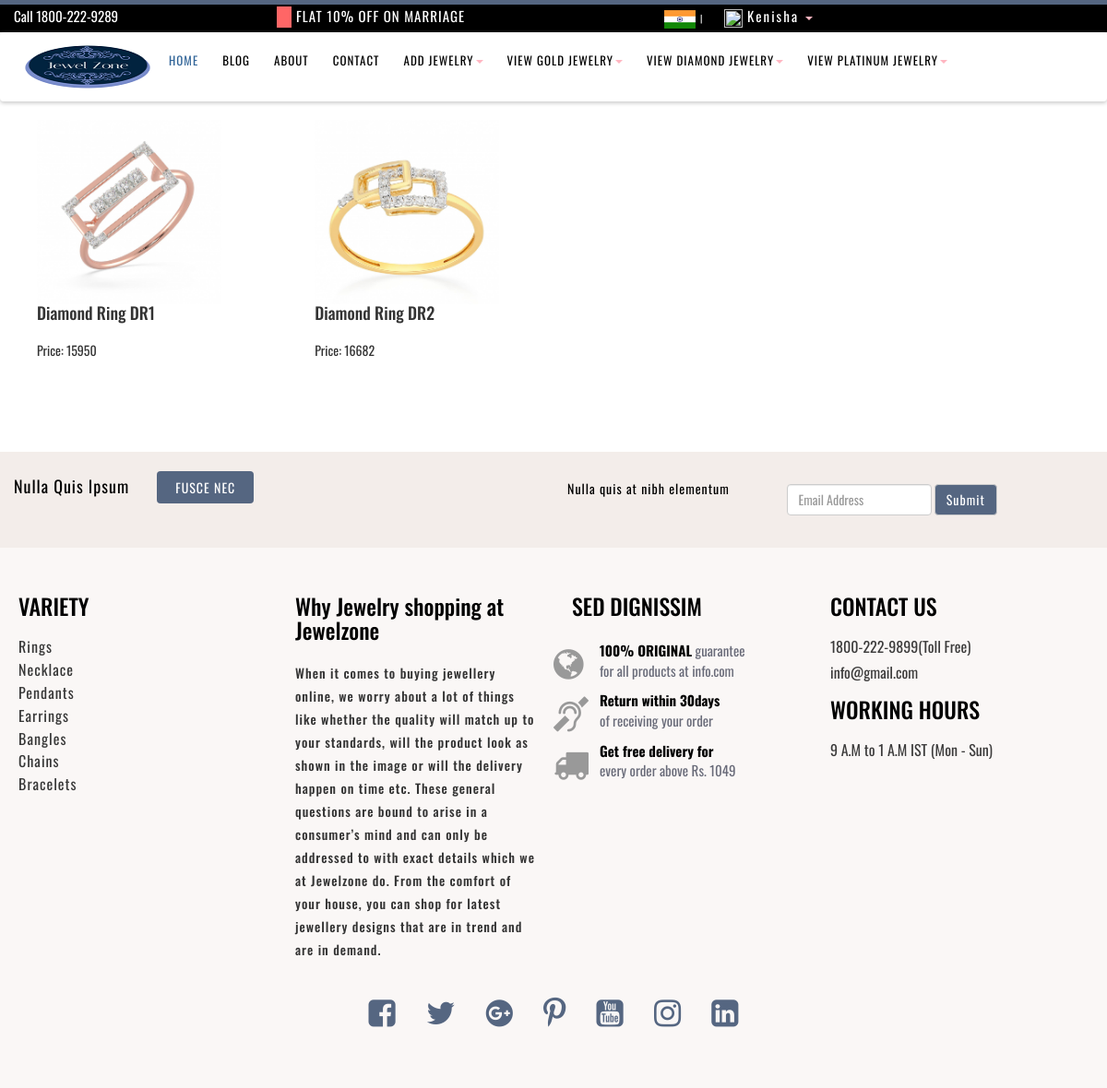
Screenshot of /view_diamond_rings/ (signed in) with the database file from the repository.
### jewelzone/models.py (models this page shows, shortened)
class User(models.Model):
    fname = models.CharField(max_length=50)
    lname = models.CharField(max_length=50)
    email = models.CharField(max_length=50)
    mobile = models.CharField(max_length=50)
    password = models.CharField(max_length=50)
    cpassword = models.CharField(max_length=50)
    usertype = models.CharField(max_length=50,default="user")
    user_image = models.ImageField(upload_to='user_image/',default='')

class Diamond_jewelry(models.Model):
    CHOICES = (
        ("rings",'rings'),
        ("necklace",'necklace'),
        ("earrings",'earrings'),
        ("pendants",'pendants'),
        ("bangles",'bangles'),
        ("bracelet",'bracelet'),
    )
    METAL_COLOUR = (
        ("white",'white'),
        ("yellow",'yellow'),
        ("rose",'rose'),
        ("two_tone",'two_tone'),
    )
    GENDER = (
        ("men",'men'),
        ("women",'women'),
    )
    diamond_category = models.CharField(max_length=50,choices=CHOICES,default="")
    diamond_name = models.CharField(max_length=40)
    diamond_des_code = models.CharField(max_length=10)
    diamond_price = models.CharField(max_length=10)
    diamond_gross = models.CharField(max_length=10)
    diamond_net = models.CharField(max_length=10)
    diamond_gender = models.CharField(max_length=20,choices=GENDER,default="")
    diamond_metal_colour = models.CharField(max_length=50,choices=METAL_COLOUR,default="")
    diamond_gold_purity = models.CharField(max_length=10,default="18KT (750)")
    diamond_gold_certification = models.CharField(max_length=20,default="BIS Hallmark 750")
    diamond_certification = models.CharField(max_length=20,default="IGI")
    diamond_stock = models.CharField(max_length=20,default="Available")
    diamond_image = models.ImageField(upload_to='diamond_jewelry',default="")
    user = models.ForeignKey(User,on_delete=models.CASCADE,default="",null=True,blank=True)

### jewelzone/views.py (the view)
# urls.py: path('view_diamond_rings/',views.view_diamond_rings,name='view_diamond_rings'),
def view_diamond_rings(request):
    user = User.objects.get(email=request.session['email'])
    diajew = Diamond_jewelry.objects.filter(user=user,diamond_category="rings")
    return render(request,'diamond/view_diamond_rings.html',{'diajew':diajew})

### jewelzone/templates/diamond/view_diamond_rings.html (shortened to what this page needs)
{% extends 'seller_header.html' %}
{% load static %}
{% block content %}
<!DOCTYPE html>
<html lang="en">
<head>
    <link href="{% static 'css/bootstrap.min.css' %}" rel="stylesheet">
	<link href="{% static 'css/global.css' %}" rel="stylesheet">
	<link href="{% static 'css/index.css' %}" rel="stylesheet">
	<link href="{% static 'css/about.css' %}" rel="stylesheet">
	<link href="{% static 'css/shop.css' %}" rel="stylesheet">
	<link href="{% static 'css/contact.css' %}" rel="stylesheet">
	<link href="{% static 'css/blog.css' %}" rel="stylesheet">
	<link href="{% static 'css/detail.css' %}" rel="stylesheet">
	<link href="{% static 'css/shop_detail.css' %}" rel="stylesheet">
	<link rel="stylesheet" type="text/css" href="{% static 'css/font-awesome.min.css' %}">
</head>
<body>
<br>
        <div class="row" style="margin-left: 10px;">
            {% for dr in diajew %}
            <div id="box" class="col-sm-3">
                <div class="container">
                    <div class="card">
                        <a href="{% url 'diamond_product_detail' pk=dr.pk %}"><img class="card-img-top" src="{{dr.diamond_image.url}}" alt="Card image" width="200px" height="200px"></a>
                        <div class="card-body">
                            <h4 class="card-title">{{dr.diamond_name}}</h4><br>
                            <p class="card-text">Price: {{dr.diamond_price}}</p><br>
                        </div>
                    </div>
                </div>
            </div>
            {% endfor %}
        </div>
        <br><br><br><br>
    {% include 'footer.html' %}
</body>
</html>
{% endblock %}

### jewelzone/templates/seller_header.html (shortened to what this page needs)
{% load static %}
<!DOCTYPE html>
<html lang="en">
<head>
	<link href="{% static 'css/bootstrap.min.css' %}" rel="stylesheet">
	<link href="{% static 'css/global.css' %}" rel="stylesheet">
	<link href="{% static 'css/index.css' %}" rel="stylesheet">
	<link href="{% static 'css/about.css' %}" rel="stylesheet">
	<link href="{% static 'css/shop.css' %}" rel="stylesheet">
	<link href="{% static 'css/contact.css' %}" rel="stylesheet">
	<link href="{% static 'css/blog.css' %}" rel="stylesheet">
	<link href="{% static 'css/detail.css' %}" rel="stylesheet">
	<link href="{% static 'css/shop_detail.css' %}" rel="stylesheet">
	<link rel="stylesheet" type="text/css" href="{% static 'css/font-awesome.min.css' %}">
</head>
<body>
	<section id="header" class="clearfix" style="background-color: black;">
		<div class="container">
			<div class="row">
				<div class="header_top clearfix">
					<div class="col-sm-3 header_top_left clearfix">
						<div class="header_top_left_inner clearfix" >
							<p><a href="#" style="font-size: 15px;">Call 1800-222-9289</a></p>
						</div>
					</div>
					<div class="col-sm-4 header_top_middle clearfix">
						<div class="header_top_middle_inner clearfix">
							<p><a href="#" style="font-size: 15px;"><span class="trouble_1"></span>FLAT 10% OFF ON MARRIAGE</a></p>
						</div>
					</div>
					<div class="col-sm-5 header_top_right clearfix">
						<div class="header_top_right_inner clearfix">
							<ul>
								<li><a href="#"><img src="{% static 'img/1.png' %}"></a><span class="trouble_2">|</span>
								</li>
								<li class="dropdown" style="margin-left: 15px;">
									<a class="tag_menu" href="#" data-toggle="dropdown" role="button"
										aria-expanded="false" style="font-size: 15px;"><img src="{{user.user_image.url}}" height="20px" width="20px"> {{request.session.fname}} <span class="caret"></span></a>
								</li>
							</ul>
						</div>
					</div>
				</div>
			</div>
		</div>
	</section>
	<section id="header_2" class="cd-secondary-nav">
		<nav class="navbar navbar-default">
			<div class="container-fluid">
				<div class="navbar-header page-scroll">
					<a class="navbar-brand" href="index.html"><img src="{% static 'img/2.png' %}"
							style="width: 150px; height: 75px;"></a>
				</div>
				<div class="collapse navbar-collapse" id="bs-example-navbar-collapse-1">
					<ul class="nav navbar-nav">
						<li>
							<a class="tag_menu active_tab" href="{% url 'seller_index' %}">HOME</a>
						</li>
						<li>
                        	<a class="tag_menu" href="{% url 'blog' %}">BLOG</a>
                    	</li>
						<li>
                        <a class="tag_menu" href="{% url 'about' %}">ABOUT</a>
                   		 </li>
					 <li>
                        <a class="tag_menu" href="{% url 'contact' %}">CONTACT</a>
                    </li>
					<li class="dropdown">
						<a class="tag_menu" href="#" data-toggle="dropdown" role="button"
							aria-expanded="false">ADD JEWELRY<span class="caret"></span></a>
					</li>
                        <li class="dropdown">
							<a class="tag_menu" href="#" data-toggle="dropdown" role="button"
								aria-expanded="false">VIEW GOLD JEWELRY<span class="caret"></span></a>
                        </li>
                        <li class="dropdown">
							<a class="tag_menu" href="#" data-toggle="dropdown" role="button"
								aria-expanded="false">VIEW DIAMOND JEWELRY<span class="caret"></span></a>
						</li>
						<li class="dropdown">
							<a class="tag_menu" href="#" data-toggle="dropdown" role="button"
								aria-expanded="false">VIEW PLATINUM JEWELRY<span class="caret"></span></a>
						</li>
					</ul>
				</div>
			</div>
		</nav>
	</section>
  {% block content %}
  {% endblock %}
  </body>
  </html>

### jewelzone/static/css/global.css (style rules this page uses)
body { font-family: 'Oswald', sans-serif }
h1,h2,h3,h4,h5,h6 { padding:0; margin:0; }
ul { padding:0; margin:0; list-style:none; }
p { padding:0; margin:0; }
.active_tab { color:#c08585!important; }
#header { background: #556681; border-top: 5px solid #556681; height:35px; padding-top:2px; }
.header_top_left_inner p a { font-size:14px; color:#FFFFFF; }
.header_top_middle { padding:0; margin:0; }
.header_top_middle_inner p a { font-size:14px; color:#FFFFFF; letter-spacing:1px; }
.header_top_middle_inner p .trouble_1 { padding:3px 8px; margin-right:10px; background:#FF6666; font-weight:600; font-size:12px; color:#FFFFFF; }
.header_top_right_inner ul li { display:inline-block; margin-left:5px; }
.header_top_right_inner ul li a { font-size:12px; color:#FFFFFF; letter-spacing:2px; }
.header_top_right_inner ul li .trouble_2 { margin-left:10px; margin-right:10px; color:#FFFFFF; font-size:10px; }
#header_2 .navbar-default { background-color: #fff; border: none!important; min-height: 75px; padding-bottom:10px; box-shadow: 0px 2px 4px #ccc; margin-bottom:0!important; }
#header_2 .navbar-brand { padding: 0px; margin-left:15px!important; }
#header_2 .navbar-nav { margin-left: 100px; margin-top: 10px; }
#header_2 .navbar-default .navbar-nav .active_tab { color:#336699!important; }
#header_2 .navbar-default .navbar-nav li .tag_menu { color: #000; font-size: 16px; letter-spacing: 1px; }
@media (min-width:961px) and (max-width:1200px) { .container { width: auto; } }
@media (min-width:961px) and (max-width:1200px) { .header_top_middle_inner p a { font-size: 11px; } }
@media (min-width:961px) and (max-width:1200px) { .header_top_middle_inner p .trouble_1 { margin-right: 5px; font-size: 12px; } }
@media (min-width:961px) and (max-width:1200px) { .header_top_right_inner ul li .trouble_2 { margin-left: 5px; margin-right: 5px; } }
@media (min-width:961px) and (max-width:1200px) { .header_top_right_inner ul li a { font-size: 10px; } }
@media (min-width:961px) and (max-width:1200px) { #header_2 .navbar-brand { margin-left: 5px!important; } }
@media (min-width:961px) and (max-width:1200px) { #header_2 .navbar-brand img { width:80%; } }
@media (min-width:961px) and (max-width:1200px) { #header_2 .navbar-nav { margin-left: 0px; } }
@media (min-width:961px) and (max-width:1200px) { #header_2 .navbar-default .navbar-nav li .tag_menu { font-size: 13px; padding:10px 13px; } }

### jewelzone/static/css/index.css (style rules this page uses)
body { font-family: 'Oswald', sans-serif }
h1,h2,h3,h4,h5,h6 { padding:0; margin:0; }
ul { padding:0; margin:0; list-style:none; }
p { padding:0; margin:0; }
.active_tab { color:#c08585!important; }

### jewelzone/static/css/about.css (style rules this page uses)
body { font-family: 'Oswald', sans-serif }
h1,h2,h3,h4,h5,h6 { padding:0; margin:0; }
ul { padding:0; margin:0; list-style:none; }
p { padding:0; margin:0; }
.active_tab { color:#c08585!important; }

### jewelzone/static/css/shop.css (style rules this page uses)
body { font-family: 'Oswald', sans-serif }
h1,h2,h3,h4,h5,h6 { padding:0; margin:0; }
ul { padding:0; margin:0; list-style:none; }
p { padding:0; margin:0; }
.active_tab { color:#c08585!important; }

### jewelzone/static/css/contact.css (style rules this page uses)
body { font-family: 'Oswald', sans-serif }
h1,h2,h3,h4,h5,h6 { padding:0; margin:0; }
ul { padding:0; margin:0; list-style:none; }
p { padding:0; margin:0; }
.active_tab { color:#c08585!important; }

### jewelzone/static/css/blog.css (style rules this page uses)
body { font-family: 'Oswald', sans-serif }
h1,h2,h3,h4,h5,h6 { padding:0; margin:0; }
ul { padding:0; margin:0; list-style:none; }
p { padding:0; margin:0; }
.active_tab { color:#c08585!important; }

### jewelzone/static/css/detail.css (style rules this page uses)
body { font-family: 'Oswald', sans-serif }
h1,h2,h3,h4,h5,h6 { padding:0; margin:0; }
ul { padding:0; margin:0; list-style:none; }
p { padding:0; margin:0; }
.active_tab { color:#c08585!important; }

### jewelzone/static/css/shop_detail.css (style rules this page uses)
body { font-family: 'Oswald', sans-serif }
h1,h2,h3,h4,h5,h6 { padding:0; margin:0; }
ul { padding:0; margin:0; list-style:none; }
p { padding:0; margin:0; }
.active_tab { color:#c08585!important; }
a:link { text-decoration:none; }

### jewelzone/templates/seller_header.html (style rules this page uses)
span { color: lightpink; }

### jewelzone/templates/diamond/view_diamond_rings.html (style rules this page uses)
span { color: lightpink; }

### rows the page displays
User: session.fname "Kenisha"
Diamond_jewelry: diamond_image (picture), diamond_name "Diamond Ring DR1", diamond_price "15950"
Diamond_jewelry: diamond_image (picture), diamond_name "Diamond Ring DR2", diamond_price "16682"
